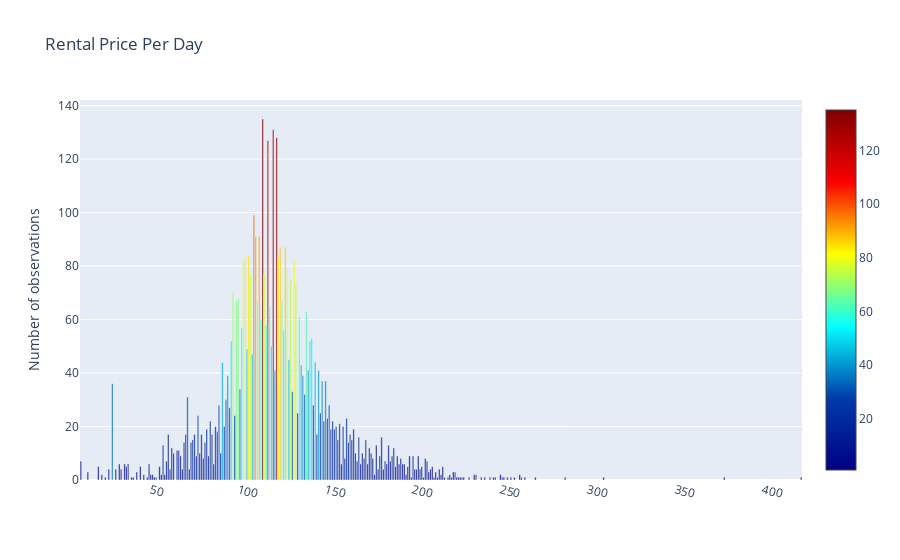

Notebook source saved alongside this figure:
### Markdown cell above
On constate que Citroên est la marque la plus présente dans la flotte, suivie de Renault.

### Code cell
# plotting rental price par day

df_price = pricing_df.rental_price_per_day.value_counts()

trace = go.Bar(
    x=df_price.index,
    y=df_price.values,
    marker=dict(
        color = df_price.values,
        colorscale='Jet',
        showscale=True)
)

data = [trace]
layout = go.Layout(xaxis=dict(tickangle=15),
    title='Rental Price Per Day', 
    yaxis = dict(title = 'Number of observations'))

fig = go.Figure(data=data, layout=layout)
py.iplot(fig)

### Figure 1 — Plotly figure (JSON) as saved in the notebook; plotly's stock layout.template omitted (floating-point values rounded to 4 significant figures; data arrays with more than 128 entries replaced by an {"elided": "..."} marker saying what was removed)
{"data": [{"marker": {"color": {"elided": "219 int values"}, "colorscale": [[0, "rgb(0,0,131)"], [0.2, "rgb(0,60,170)"], [0.4, "rgb(5,255,255)"], [0.6, "rgb(255,255,0)"], [0.8, "rgb(250,0,0)"], [1, "rgb(128,0,0)"]], "showscale": true}, "type": "bar", "x": {"elided": "219 int values"}, "y": {"elided": "219 int values"}}], "layout": {"title": {"text": "Rental Price Per Day"}, "xaxis": {"tickangle": 15}, "yaxis": {"title": {"text": "Number of observations"}}}}
